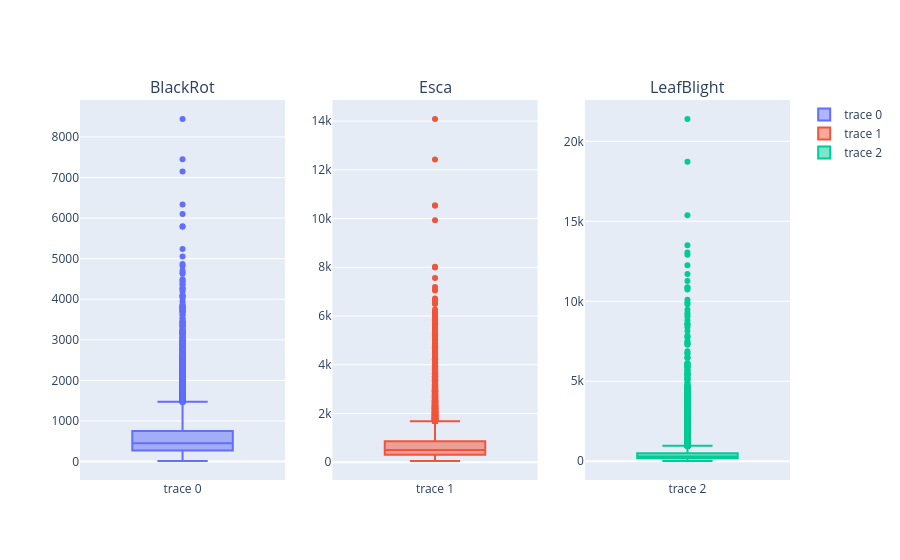

Source (notebook cell):
### Code cell
draw_separate_box_plot(area_df[area_df["Label"] == "BlackRot"]["Area"], area_df[area_df["Label"] == "Esca"]["Area"], area_df[area_df["Label"] == "LeafBlight"]["Area"], "BlackRot", "Esca", "LeafBlight")

### Figure 1 — Plotly figure (JSON) as saved in the notebook; plotly's stock layout.template omitted (floating-point values rounded to 4 significant figures; data arrays with more than 128 entries replaced by an {"elided": "..."} marker saying what was removed)
{"data": [{"type": "box", "xaxis": "x", "y": {"elided": "21603 float values"}, "yaxis": "y"}, {"type": "box", "xaxis": "x2", "y": {"elided": "29589 float values"}, "yaxis": "y2"}, {"type": "box", "xaxis": "x3", "y": {"elided": "33524 float values"}, "yaxis": "y3"}], "layout": {"annotations": [{"font": {"size": 16}, "showarrow": false, "text": "BlackRot", "x": 0.1444, "xanchor": "center", "xref": "paper", "y": 1, "yanchor": "bottom", "yref": "paper"}, {"font": {"size": 16}, "showarrow": false, "text": "Esca", "x": 0.5, "xanchor": "center", "xref": "paper", "y": 1, "yanchor": "bottom", "yref": "paper"}, {"font": {"size": 16}, "showarrow": false, "text": "LeafBlight", "x": 0.8556, "xanchor": "center", "xref": "paper", "y": 1, "yanchor": "bottom", "yref": "paper"}], "xaxis": {"anchor": "y", "domain": [0, 0.2889]}, "xaxis2": {"anchor": "y2", "domain": [0.3556, 0.6444]}, "xaxis3": {"anchor": "y3", "domain": [0.7111, 1]}, "yaxis": {"anchor": "x", "domain": [0, 1]}, "yaxis2": {"anchor": "x2", "domain": [0, 1]}, "yaxis3": {"anchor": "x3", "domain": [0, 1]}}}
